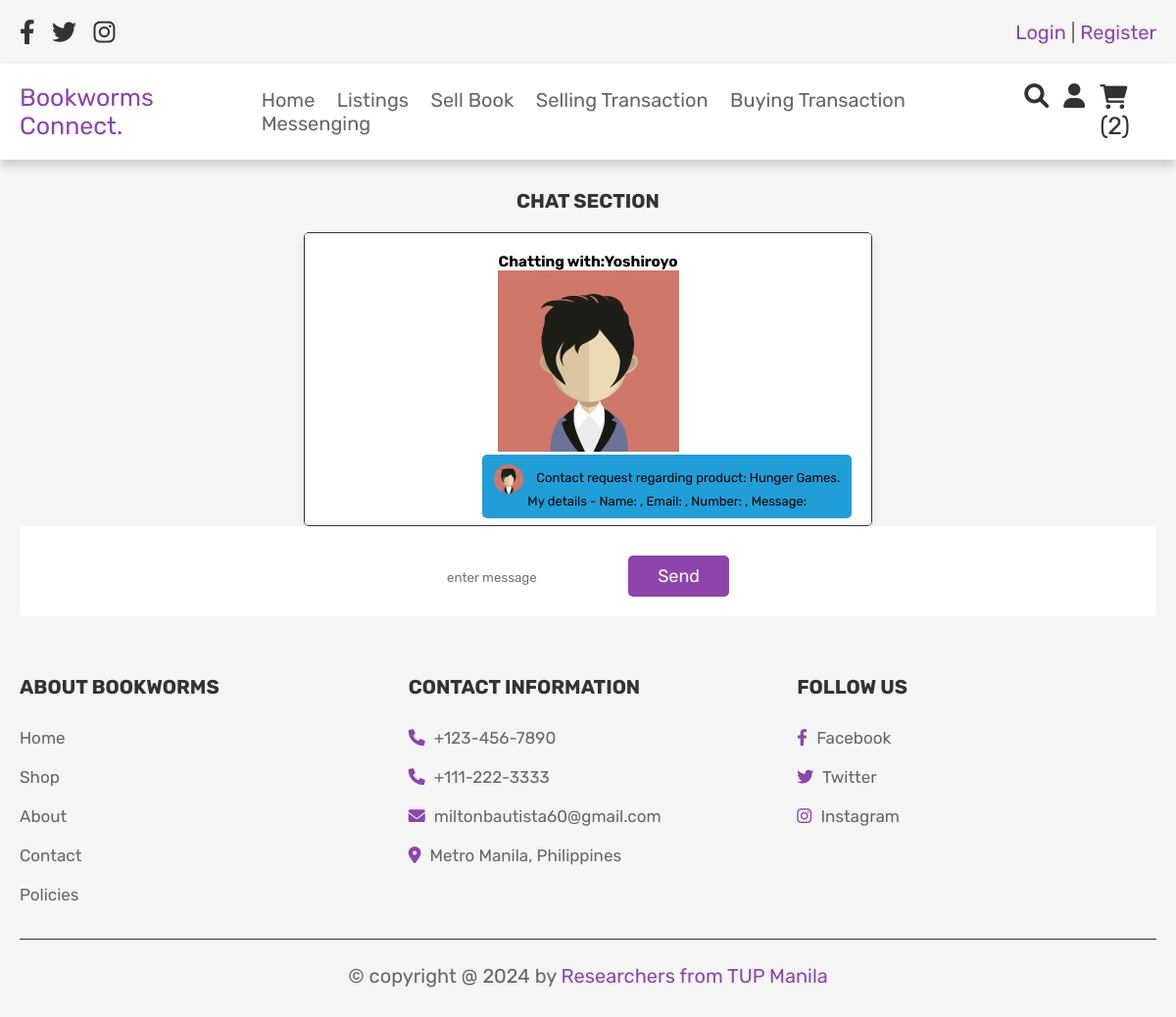
The page /chat.php?user_id=5 (signed in) on the database its author committed.
### tables this page shows
CREATE TABLE `users` (
  `id` int(100) NOT NULL,
  `name` varchar(100) NOT NULL,
  `email` varchar(100) NOT NULL,
  `password` varchar(100) NOT NULL,
  `user_type` varchar(20) NOT NULL DEFAULT 'user',
  `birthdate` date DEFAULT NULL,
  `bookshop_name` varchar(100) DEFAULT NULL,
  `gender` varchar(10) DEFAULT NULL,
  `image` varchar(255) DEFAULT '',
  `number` varchar(20) NOT NULL
);

CREATE TABLE `messages` (
  `id` int(11) NOT NULL,
  `sender_id` int(11) DEFAULT NULL,
  `receiver_id` int(11) DEFAULT NULL,
  `message` text DEFAULT NULL,
  `timestamp` datetime DEFAULT current_timestamp(),
  `is_read` tinyint(4) DEFAULT 0
);

### chat.php (the view, shortened to what this page needs)
<?php
include 'config.php';
if(isset($_GET['user_id'])){
    $user_two_id = $_GET['user_id'];
}
$select_user_two = mysqli_query($conn, "SELECT * FROM `users` WHERE id = '$user_two_id'") or die('query failed');
if(mysqli_num_rows($select_user_two) > 0){
    $fetch_user_two = mysqli_fetch_assoc($select_user_two);
    $profile_image = (file_exists("uploaded_img/".$fetch_user_two['image']) &&  $fetch_user_two['image'] != "") ? "uploaded_img/".$fetch_user_two['image'] : "images/default_profile.png";
}
?>
<!DOCTYPE html>
<html lang="en">
<head>
   <link rel="stylesheet" href="css/admin_style.css">
    <link rel="stylesheet" href="https://cdnjs.cloudflare.com/ajax/libs/font-awesome/6.0.0/css/all.min.css">
<link rel="stylesheet" href="css/style.css">
    <link rel="stylesheet" href="css/style.css">
</head>
<body>
<?php include 'header.php'; ?>
<section class="chat" style="margin-top:100px">
   <h1 class="title-chat">Chat Section</h1>
   <div class="chat-box">
       <?php
           $select_user_two = mysqli_query($conn, "SELECT * FROM `users` WHERE id = '$user_two_id'") or die('query failed');
           if(mysqli_num_rows($select_user_two) > 0){
               $fetch_user_two = mysqli_fetch_assoc($select_user_two);
           }
       ?>
       <div style="display:block;">
       <span><h3>Chatting with:<?php echo $fetch_user_two['name'] ?></h3></span>
       <span><img src="<?php echo $profile_image; ?>" alt="Profile Image" class="profile-pic"></span>
       </div>
       <?php
           $select_messages = mysqli_query($conn, "SELECT * FROM `messages` WHERE (sender_id = '$user_id' AND receiver_id = '$user_two_id') OR  (sender_id = '$user_two_id' AND receiver_id = '$user_id') ORDER BY timestamp") or die('query failed');
           if(mysqli_num_rows($select_messages) > 0){
               while($fetch_messages = mysqli_fetch_assoc($select_messages)){
                if($fetch_messages['sender_id'] == $user_id){
                    echo '<div class="msg you"><img src="' . $profile_image . '" alt="Profile Image" class="profile-pic-small"> ' . $fetch_messages['message'] . '</div>';
                }else{
                    echo '<div class="msg other"><img src="' . $profile_image . '" alt="Profile Image" class="profile-pic-small"> ' . $fetch_messages['message'] . '</div>';
                }
               }
           } else {
               echo "<p class='empty'>Start the conversation!</p>";
           }
       ?>
   </div>
<div>
<form action="" method="post" class="send-message">
       <input type="text" name="message" class="box" placeholder="enter message">
       <input type="submit" name="send" value="send" class="btn">
   </form>
</div>
</section>
<?php include 'footer.php'; ?>
</body>
</html>

### css/admin-section/admin_style.css (style rules this page uses)
:root { --purple:#8e44ad; --red:#c0392b; --orange:#f39c12; --black:#333; --white:#fff; --light-color:#666; --light-white:#ccc; --light-bg:#f5f5f5; --border:.1rem solid var(--black); --box-shadow:0 .5rem 1rem rgba(0,0,0,.1); }
* { font-family: 'Rubik', sans-serif; margin:0; padding:0; box-sizing: border-box; outline: none; border:none; text-decoration: none; transition:all .2s linear; }
html { font-size: 62.5%; overflow-x: hidden; }
body { background-color: var(--light-bg); }
section { padding:3rem 2rem; }
.btn, .option-btn, .delete-btn, .white-btn { display: inline-block; margin-top: 1rem; padding:1rem 3rem; cursor: pointer; color:var(--white); font-size: 1.8rem; border-radius: .5rem; text-transform: capitalize; }
.white-btn, .btn { background-color: var(--purple); }

### css/style.css (style rules this page uses)
:root { --purple:#8e44ad; --red:#c0392b; --orange:#f39c12; --black:#333; --white:#fff; --light-color:#666; --light-white:#ccc; --light-bg:#f5f5f5; --border:.1rem solid var(--black); --box-shadow:0 .5rem 1rem rgba(0,0,0,.1); }
* { font-family: 'Rubik', sans-serif; margin:0; padding:0; box-sizing: border-box; outline: none; border:none; text-decoration: none; transition:all .2s linear; }
html { font-size: 62.5%; overflow-x: hidden; }
section { padding:3rem 2rem; }
.chat-box { border-radius: .5rem; margin: 0 auto; margin-top: -10px; background-color: var(--white); box-shadow: var(--box-shadow); padding:2rem; text-align: center; border:var(--border); font-size: small; }
.title-chat { font-size: 10rem; text-align: center; margin-top: -100px; margin-bottom: 2rem; text-transform: uppercase; color:var(--black); font-size: 2rem; }
.send-message { border-radius: .5rem; background-color: var(--white); padding:2rem; text-align: center; position: relative; font-size: small; }
.btn, .option-btn, .delete-btn, .white-btn { display: inline-block; margin-top: 1rem; padding:1rem 3rem; cursor: pointer; color:var(--white); font-size: 1.8rem; border-radius: .5rem; text-transform: capitalize; }
.white-btn, .btn { background-color: var(--purple); }
.chat-box { height: 300px; width: 50%; margin: 0 auto; overflow-y: auto; }
.msg { background-color: #eee; padding: 10px; border-radius: 5px; margin-bottom: 8px; max-width: 70%; }
.msg.you { background-color: #219ed7; float: right; clear: both; }
.profile-pic-small { width: 30px; height: 30px; border-radius: 50%; margin-right: 10px; vertical-align: middle; }
.chat { display: flex; flex-direction: column; }

### rows shown on the page
users: name "Yoshiroyo"
messages: sender_id 1 (drawn), message "Contact request regarding product: Hunger Games. My details - Name: , Email: , Number: , Message:"

### other values the page prints
$cart_rows_number "2"
